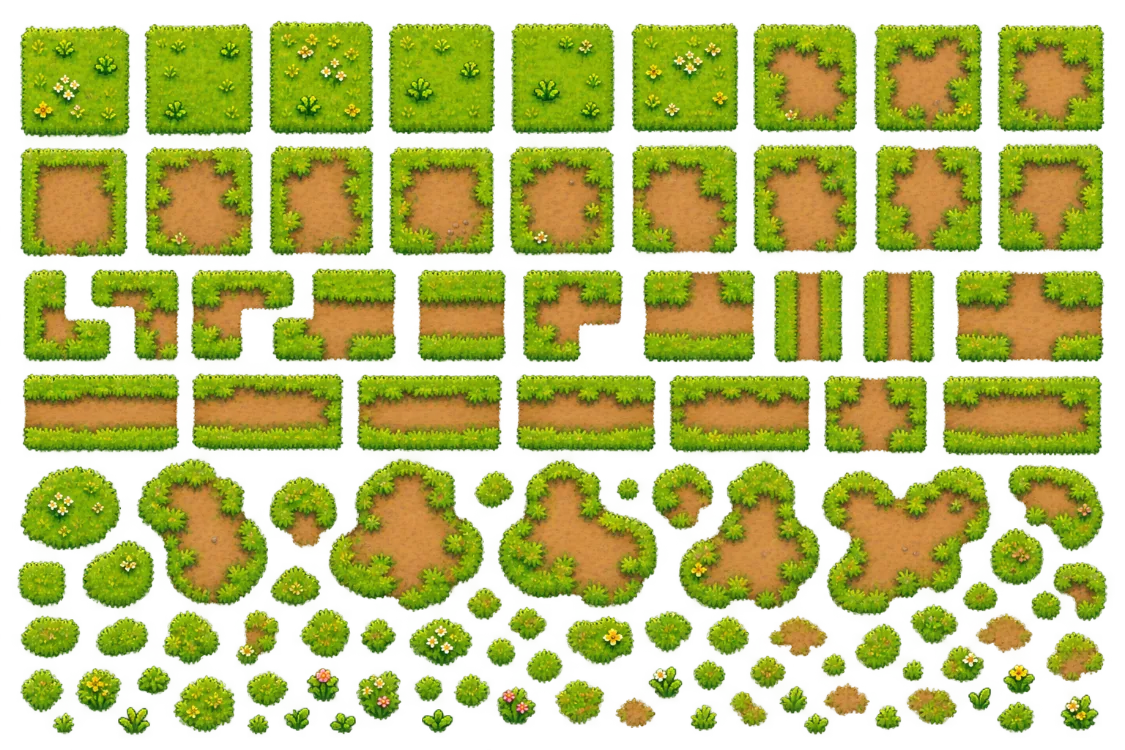
#> input picture tools/farm_tiles_ref.webp, 1125 x 750 px, found by its file name
$ python import_farm_tiles.py
#> lines starting #> are read from the running program, lines starting #| are printed output that depends on the picture; after the words box and inside, x2 and y2 are one past the last pixel; in counts of white or black regions, pixels touching at a corner belong together
#> in main, img is the input picture: PIL image 1125x750 RGBA; mean R, G, B, A 110.9, 137.6, 26.5, 148.4
"""Farm ground sheet (tools/farm_tiles_ref.webp, transparent background) ->
  - tools/farm_tiles/grass_<n>.png   6 plain grass tiles (inner part, 64 px) for a
                                     "Farm grass" terrain source (seamless floor fill)
  - tools/farm_tiles/patch_<n>.png   12 grass tiles with a dirt patch (64 px, rounded
                                     grass rim kept) for a "Farm dirt patches" source
  - assets/decor/farm/terrain/<category>/<name>.png + entries in assets/decor/farm/kit.json:
      Paths    strips, corners, crosses (flat pieces laid on the ground)
      Patches  big organic dirt / grass patches (flat)
      Plants   grass tufts, bushes and flowers (flat, sway)
      Dirt     small bare-earth spots (flat)
The two tile sources are added to the terrain library by the Arena Editor (group "Farm").
Scale: one square tile of the sheet (~107 px) = one arena tile (32 world units).

    python tools/import_farm_tiles.py
"""
import json
import os

import numpy as np
from PIL import Image
from scipy import ndimage

SRC = "tools/farm_tiles_ref.webp"
TILES = "tools/farm_tiles"
DECOR = "assets/decor/farm"
SUB = "terrain"
KIT = DECOR + "/kit.json"
TILE_PX = 107.0  # a square tile in the sheet
UNITS = 32.0 / TILE_PX  # world units per sheet pixel
INSET = 7  # grass tiles: drop the rounded rim so they repeat as a floor


def pieces(img):
    a = np.array(img)
    fg = a[:, :, 3] > 40
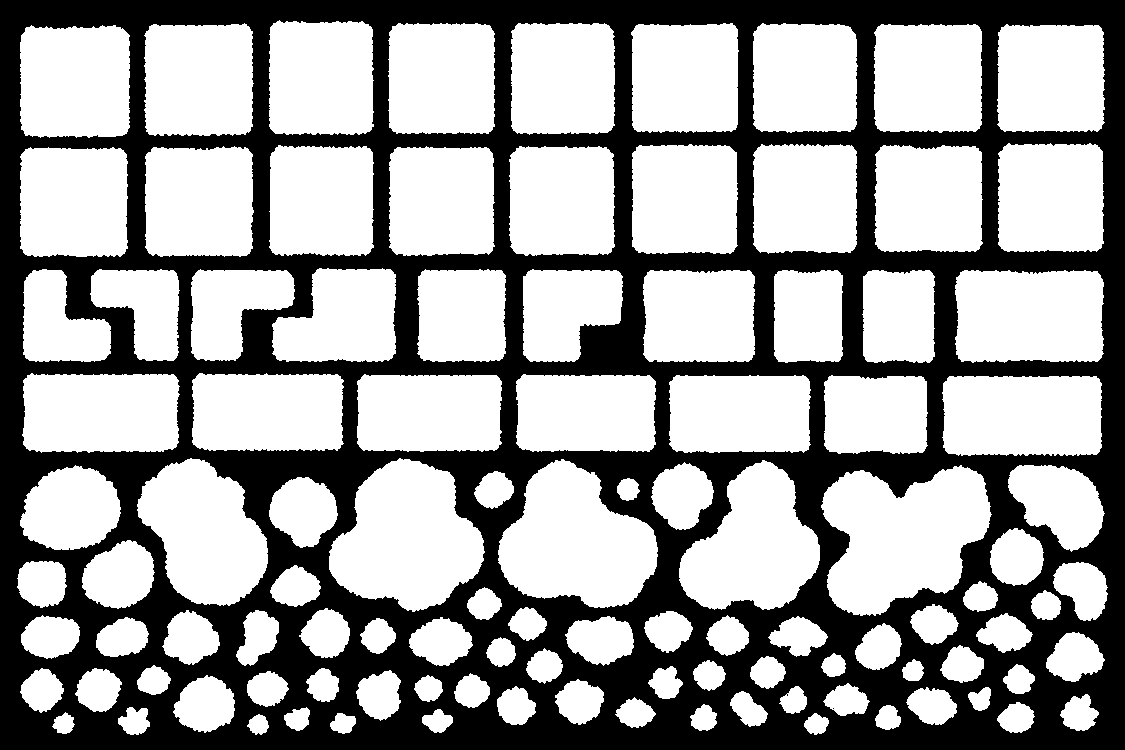
#> fg: shape (750, 1125) bool; 61.8% white; 2 black regions (1 under 20 px), largest, box (x1, y1, x2, y2) and area: (0, 0, 1125, 750) 322407
    lab, n = ndimage.label(fg, structure=np.ones((3, 3)))
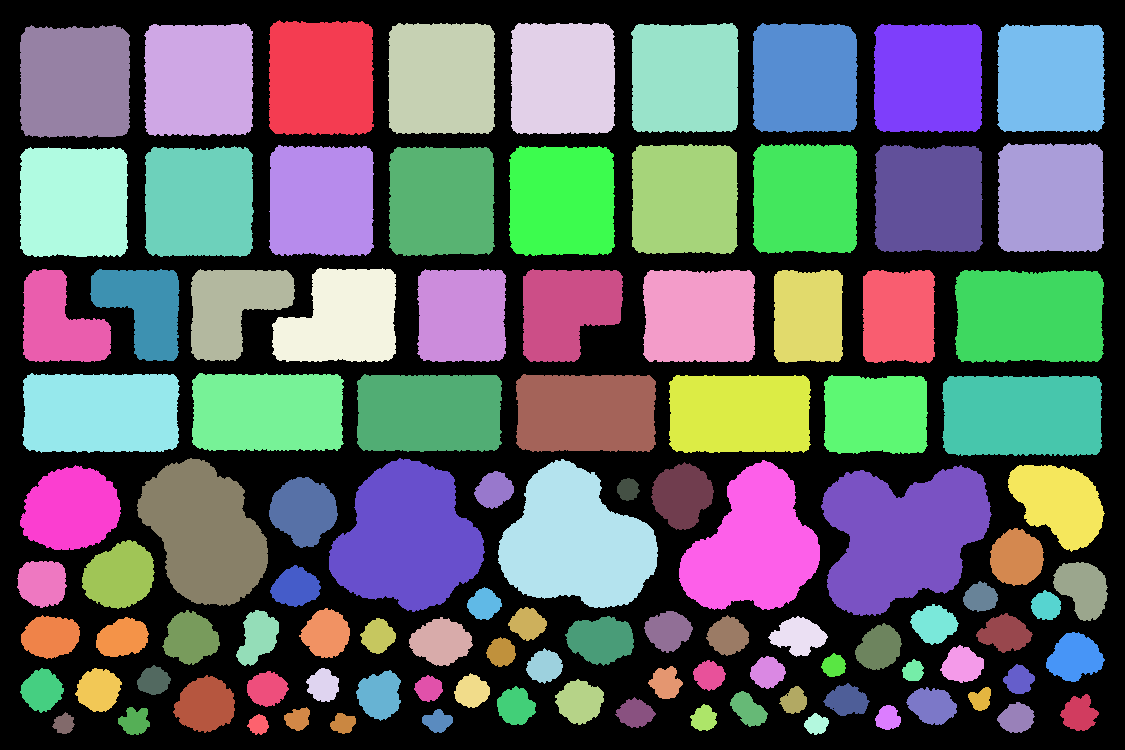
#> lab: shape (750, 1125) int32; 108 distinct labels, from 0 to 107; one colour per label, 0 black
#> n = 107
    out = []
    for i, sl in enumerate(ndimage.find_objects(lab)):
        mask = lab[sl] == i + 1
        if mask.sum() < 60:
            continue
        crop = a[sl].copy()
        crop[~mask] = 0  # only this piece (no bits of a neighbour)
        out.append((sl[0].start, sl[1].start, Image.fromarray(crop)))
    out.sort(key=lambda p: (p[0] // 40, p[1]))
    return out


def brownish(im):
    a = np.array(im).astype(float)
    m = a[:, :, 3] > 128
    r, g = a[:, :, 0][m].mean(), a[:, :, 1][m].mean()
    return r > g * 1.05


def main():
    img = Image.open(SRC).convert("RGBA")
    os.makedirs(TILES, exist_ok=True)
    tiles, paths, patches, plants, dirt = [], [], [], [], []
    for y, x, im in pieces(img):
        w, h = im.size
        if y < 262 and 95 <= w <= 120 and 95 <= h <= 120:
            tiles.append((y, x, im))
        elif y < 457:
            paths.append(im)
        elif w >= 60 and h >= 60:
            patches.append(im)
        elif brownish(im):
            dirt.append(im)
        else:
            plants.append(im)
#> this loop made 107 passes
#> (y, x, w, h) on passes 1 to 12: (25, 20, 110, 113), (23, 144, 110, 113), (20, 269, 105, 115), (23, 388, 107, 111), (23, 511, 104, 112), (23, 631, 108, 110), (23, 753, 105, 110), (24, 874, 108, 109), (24, 997, 108, 108), (147, 20, 108, 110), (146, 145, 109, 111), (145, 269, 105, 111)
#> (w, h) on passes 61 to 66: (64, 49), (30, 30), (39, 34), (69, 50), (49, 42), (43, 41)
#> after the loop, dirt = 4 items; patches = 10 items; paths = 17 items; plants = 58 items; tiles = 18 items
    tiles.sort(key=lambda t: (t[0] // 60, t[1]))
    grass = tiles[:6]
#> grass = 6 items
    dirt_tiles = tiles[6:]
#> dirt_tiles = 12 items
    for i, (_, _, im) in enumerate(grass):
        w, h = im.size
        im.crop((INSET, INSET, w - INSET, h - INSET)).resize((64, 64), Image.LANCZOS).save(f"{TILES}/grass_{i + 1}.png")
#> this loop made 6 passes
#> (w, h) on passes 1 to 6: (110, 113), (110, 113), (105, 115), (107, 111), (104, 112), (108, 110)
#> pass 1, in main, `im.crop((INSET, INSET, w - INSET, h - INSET)).resize((64, 64), Image.L..`:
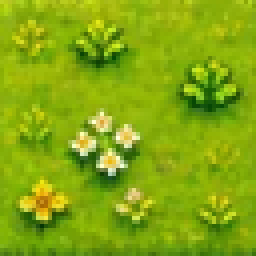
#> saved as grass_1.png: PIL image 64x64 RGBA (shown 4 times larger); mean R, G, B, A 130.4, 167.5, 11.1, 250.6; transparent parts drawn white
    for i, (_, _, im) in enumerate(dirt_tiles):
        im.resize((64, 64), Image.LANCZOS).save(f"{TILES}/patch_{i + 1}.png")
#> this loop made 12 passes
#> pass 1, in main, `im.resize((64, 64), Image.LANCZOS).save(f"{TILES}/patch_{i + 1}.png")`:
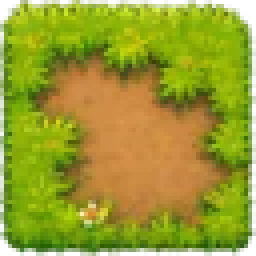
#> saved as patch_1.png: PIL image 64x64 RGBA (shown 4 times larger); mean R, G, B, A 136.8, 142.7, 24.1, 230; transparent parts drawn white
#> pass 2, in main, `im.resize((64, 64), Image.LANCZOS).save(f"{TILES}/patch_{i + 1}.png")`:
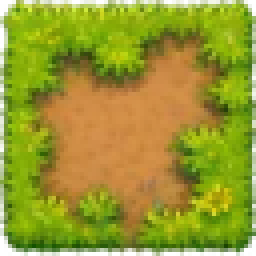
#> saved as patch_2.png: PIL image 64x64 RGBA (shown 4 times larger); mean R, G, B, A 138.4, 141.6, 26.6, 233.6; transparent parts drawn white

    kit = json.load(open(KIT, encoding="utf-8")) if os.path.exists(KIT) else {"name": "Farm", "items": []}
    kit["items"] = [it for it in kit["items"] if not str(it.get("file", "")).startswith(SUB + "/")]
    groups = [("Paths", "path", paths, False), ("Patches", "patch", patches, False),
              ("Plants", "plant", plants, True), ("Dirt", "dirt", dirt, False)]
    for cat, stem, items, sway in groups:
        folder = f"{DECOR}/{SUB}/{cat.lower()}"
#> folder = 'assets/decor/farm/terrain/paths'
        os.makedirs(folder, exist_ok=True)
        for f in os.listdir(folder):
            if f.endswith(".png") or f.endswith(".png.import"):
                os.remove(os.path.join(folder, f))
        for i, im in enumerate(items):
            name = f"{stem}_{i + 1:02d}.png"
            im.save(f"{folder}/{name}")
            kit["items"].append({
                "file": f"{SUB}/{cat.lower()}/{name}", "category": "Ground · " + cat,
                "width": round(im.size[0] * UNITS, 1), "solid": None,
                "sway": sway, "fade": False, "flat": True, "shadow": False,
            })
#> this loop made 17 passes
#> name on passes 1 to 12: 'path_01.png', 'path_02.png', 'path_03.png', 'path_04.png', 'path_05.png', 'path_06.png', 'path_07.png', 'path_08.png', 'path_09.png', 'path_10.png', 'path_11.png', 'path_12.png'
#> pass 1, in main, `im.save(f"{folder}/{name}")`:
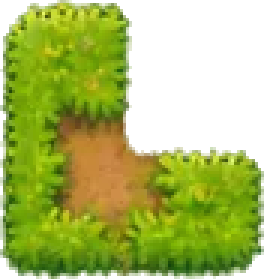
#> saved as path_01.png: PIL image 88x93 RGBA (shown 3 times larger); mean R, G, B, A 84.1, 101.7, 10.9, 162.1; transparent parts drawn white
#> pass 2, in main, `im.save(f"{folder}/{name}")`:
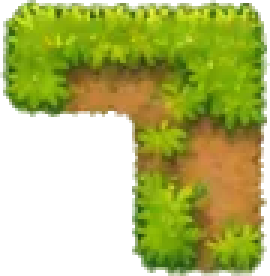
#> saved as path_02.png: PIL image 90x92 RGBA (shown 3 times larger); mean R, G, B, A 87.1, 95.2, 13.2, 158.1; transparent parts drawn white
    json.dump(kit, open(KIT, "w", encoding="utf-8"), indent=1)
    print(f"grass tiles {len(grass)}, dirt-patch tiles {len(dirt_tiles)}, paths {len(paths)}, "
          f"patches {len(patches)}, plants {len(plants)}, dirt spots {len(dirt)}")
#| grass tiles 6, dirt-patch tiles 12, paths 17, patches 10, plants 58, dirt spots 4


if __name__ == "__main__":
    main()
